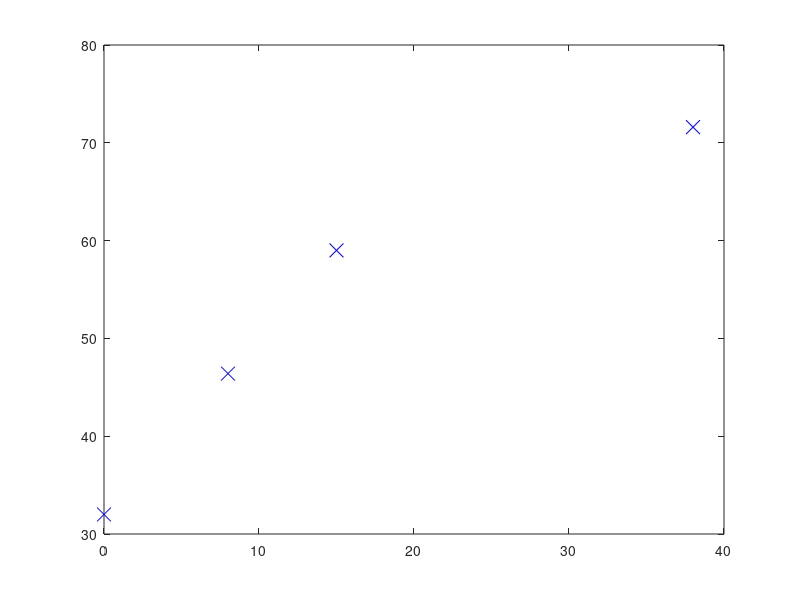

This chart was generated by the following MATLAB code: (Note: this script raises an error after producing the figure.)
%%Linear Regression
%%  
%%Initialising
X=[0;8;15;38];
Y=[32;46.4;59;71.6];
Theta=zeros(2,1);
%%
%%Visualisation1
figure(1);
plot(X,Y,'bx','MarkerSize', 10);
hold on;
%%
%%Cost and Gradient
X=[ones(4,1) X];
iterations = 100000;
alpha = 0.01;
J=computeCost(X,Y,Theta)

Grad=computeGrad(X,Y,Theta)

%%
%%Training
theta = gradientDescent(X, Y, Theta, alpha, iterations)

%%
%%Visualisation2
figure(2);
plot(X(:,2),X*theta,'-rx','MarkerSize',10);

